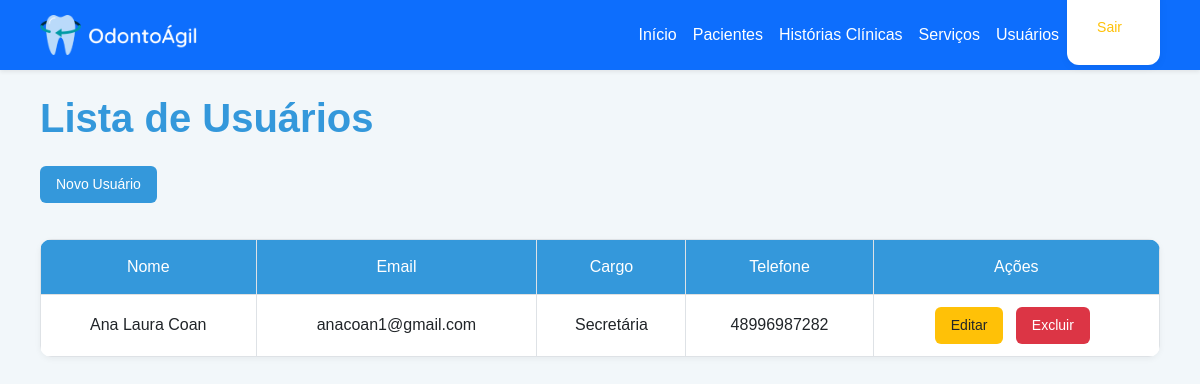
Page /usuarios/ (signed in) on the committed database.
### usuarios/models.py (models this page shows, shortened)
class Usuario(models.Model):
    nome = models.CharField(max_length=200)
    email = models.EmailField(unique=True)
    telefone = models.CharField(max_length=20, blank=True)
    cargo = models.CharField(max_length=100, blank=True)

### usuarios/views.py (the view)
# urls.py: path('', UsuarioListView.as_view(), name='listar'),
class UsuarioListView(ListView):
    model = Usuario
    template_name = 'usuarios/listar.html'

### odontoagil/templates/usuarios/listar.html (shortened to what this page needs)
{% extends 'base.html' %}
{% load static %}
{% block header %}Lista de Usuários{% endblock %}
{% block content %}
<a href="{% url 'usuarios:criar' %}" class="btn btn-primary mb-3">Novo Usuário</a>
<table class="table table-bordered">
    <thead>
        <tr>
            <th>Nome</th>
            <th>Email</th>
            <th>Cargo</th>
            <th>Telefone</th>
            <th>Ações</th>
        </tr>
    </thead>
    <tbody>
        {% for usuario in object_list %}
        <tr>
            <td>{{ usuario.nome }}</td>
            <td>{{ usuario.email }}</td>
            <td>{{ usuario.cargo }}</td>
            <td>{{ usuario.telefone }}</td>
            <td>
                <a href="{% url 'usuarios:editar' usuario.pk %}" class="btn btn-warning btn-sm">Editar</a>
                <a href="{% url 'usuarios:excluir' usuario.pk %}" class="btn btn-danger btn-sm">Excluir</a>
            </td>
        </tr>
        {% endfor %}
    </tbody>
</table>
{% endblock %}

### odontoagil/static/css/base.css (style rules this page uses)
body { font-family: 'Barlow', sans-serif; background-color: #f2f7fa; color: #013b5a; line-height: 1.6; margin: 0; padding: 0; }
.table { width: 100%; background-color: #ffffff; border-radius: 12px; overflow: hidden; box-shadow: 0 2px 6px rgba(0, 0, 0, 0.05); border-collapse: collapse; margin-top: 20px; }
.table th { background-color: #3498db; color: white; padding: 14px; text-align: center; font-weight: 500; border-bottom: 1px solid #e0e0e0; }
.table td { padding: 12px; vertical-align: middle; text-align: center; border-bottom: 1px solid #f0f0f0; }
.table tr:last-child td { border-bottom: none; }
.btn { display: inline-block; margin-right: 8px; padding: 8px 16px; font-size: 14px; border-radius: 6px; text-decoration: none; transition: all 0.2s ease; border: none; cursor: pointer; }
.btn-primary { background-color: #3498db; color: white; }
.btn-warning { background-color: #ffc107; color: #212529; }
.btn-danger { background-color: #dc3545; color: white; }

### rows in the picture
Usuario: nome "Ana Laura Coan", email "anacoan1@gmail.com", cargo "Secretária", telefone "48996987282"
